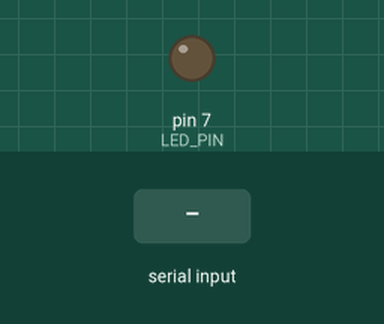
Recording of a sketch running on a simulated Arduino Uno, built with avr-gcc and run on an emulated ATmega328P. Parts: output pins drawn as LEDs (lit = HIGH). The test bench sets the inputs (shaded band).

Above: at 1.2 s.
1.3 s: "1" received over Serial
At 1.9 s:
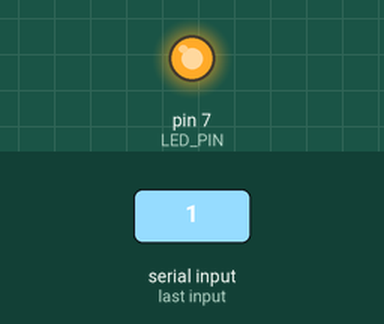
2.8 s: "0" received over Serial
At 4.2 s:
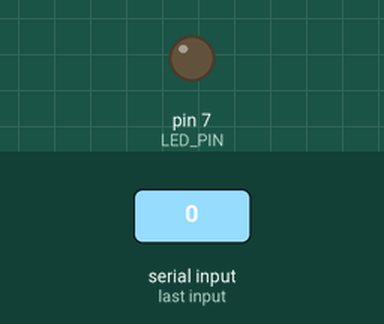
Timing chart, 0 to 5.8 s (numbered marks = the images above; inputs shaded):
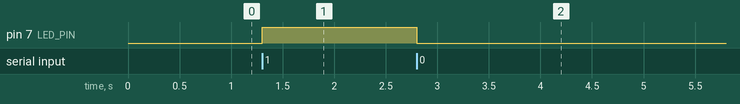

The sketch:

led-serialmonitor.ino
```cpp
const int LED_PIN = 7;

void setup()
{
  pinMode(LED_PIN, OUTPUT);
  digitalWrite(LED_PIN, LOW);
  Serial.begin(9600);
}

void loop()
{
  while (Serial.available() > 0)
  {
    char command = Serial.read();

    if (command == '1'){
      digitalWrite(LED_PIN, HIGH);
    }else{
      digitalWrite(LED_PIN, LOW);
    }
  }
}
```

Measured:
- after the input at 1.3 s, pin 7 (LED_PIN): LOW → HIGH at once
- after the input at 2.8 s, pin 7 (LED_PIN): HIGH → LOW at once
